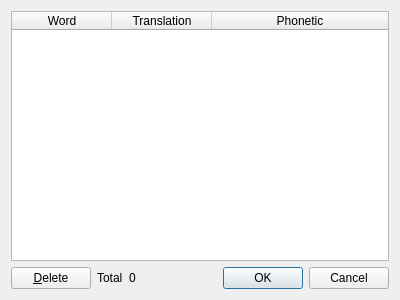
<?xml version="1.0" encoding="UTF-8"?>
<ui version="4.0">
 <class>WordListEditor</class>
 <widget class="QDialog" name="WordListEditor">
  <property name="geometry">
   <rect>
    <x>0</x>
    <y>0</y>
    <width>400</width>
    <height>300</height>
   </rect>
  </property>
  <property name="windowTitle">
   <string>Word list</string>
  </property>
  <layout class="QVBoxLayout" name="verticalLayout">
   <item>
    <widget class="QTableWidget" name="wordList">
     <property name="editTriggers">
      <set>QAbstractItemView::NoEditTriggers</set>
     </property>
     <property name="selectionMode">
      <enum>QAbstractItemView::ExtendedSelection</enum>
     </property>
     <property name="selectionBehavior">
      <enum>QAbstractItemView::SelectRows</enum>
     </property>
     <attribute name="horizontalHeaderStretchLastSection">
      <bool>true</bool>
     </attribute>
     <attribute name="verticalHeaderVisible">
      <bool>false</bool>
     </attribute>
     <column>
      <property name="text">
       <string>Word</string>
      </property>
     </column>
     <column>
      <property name="text">
       <string>Translation</string>
      </property>
     </column>
     <column>
      <property name="text">
       <string>Phonetic</string>
      </property>
     </column>
    </widget>
   </item>
   <item>
    <layout class="QHBoxLayout" name="horizontalLayout">
     <item>
      <widget class="QPushButton" name="deleteItem">
       <property name="text">
        <string>&amp;Delete</string>
       </property>
      </widget>
     </item>
     <item>
      <widget class="QLabel" name="label">
       <property name="text">
        <string>Total</string>
       </property>
      </widget>
     </item>
     <item>
      <widget class="QLabel" name="total">
       <property name="text">
        <string>0</string>
       </property>
      </widget>
     </item>
     <item>
      <widget class="QDialogButtonBox" name="buttonBox">
       <property name="orientation">
        <enum>Qt::Horizontal</enum>
       </property>
       <property name="standardButtons">
        <set>QDialogButtonBox::Cancel|QDialogButtonBox::Ok</set>
       </property>
      </widget>
     </item>
    </layout>
   </item>
  </layout>
 </widget>
 <resources/>
 <connections>
  <connection>
   <sender>buttonBox</sender>
   <signal>accepted()</signal>
   <receiver>WordListEditor</receiver>
   <slot>accept()</slot>
   <hints>
    <hint type="sourcelabel">
     <x>248</x>
     <y>254</y>
    </hint>
    <hint type="destinationlabel">
     <x>157</x>
     <y>274</y>
    </hint>
   </hints>
  </connection>
  <connection>
   <sender>buttonBox</sender>
   <signal>rejected()</signal>
   <receiver>WordListEditor</receiver>
   <slot>reject()</slot>
   <hints>
    <hint type="sourcelabel">
     <x>316</x>
     <y>260</y>
    </hint>
    <hint type="destinationlabel">
     <x>286</x>
     <y>274</y>
    </hint>
   </hints>
  </connection>
 </connections>
</ui>
